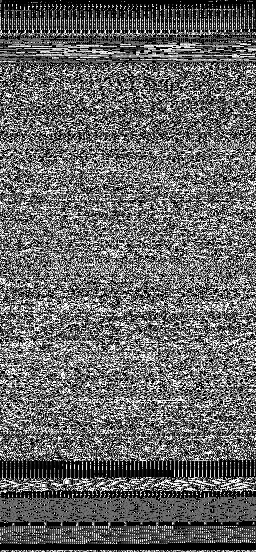
#> input picture GistDescriptor/Image/zeusbin_00e9eca960d69264c215d5f989d391dc.ex0.png, 256 x 552 px
$ python computeFeature.py Image/zeusbin_00e9eca960d69264c215d5f989d391dc.ex0.png   (Python 2 division)
#> lines starting #> are read from the running program, lines starting #| are printed output that depends on the picture
import sys, Image,leargist

def computeFeature(filename):
   im = Image.open(filename);
#> im is the input picture: PIL image 256x552 L; min 0, max 255, mean 102.1
   im1 = im.resize((64,64)); # for faster computation
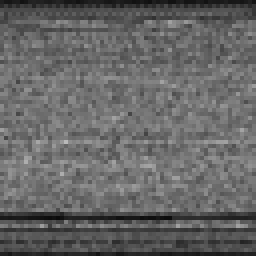
#> im1: PIL image 64x64 L (shown 4 times larger); min 11, max 185, mean 102
   des = leargist.color_gist(im1); # 960 values
   feature = des[0:320]; # since the image is grayscale, we need only first 320 values

if __name__ == '__main__':
   print 'Filename:' + sys.argv[1];
   filename = sys.argv[1];

   computeFeature(filename);
#> (the call stopped at in computeFeature, `des = leargist.color_gist(im1);`: leargist is not available in this run)
   print 'Finished !';


$ run again, on GistDescriptor/Image/zeusbin_09c6f5f3620a469d6691ba85c3b38c4b.ex0.png
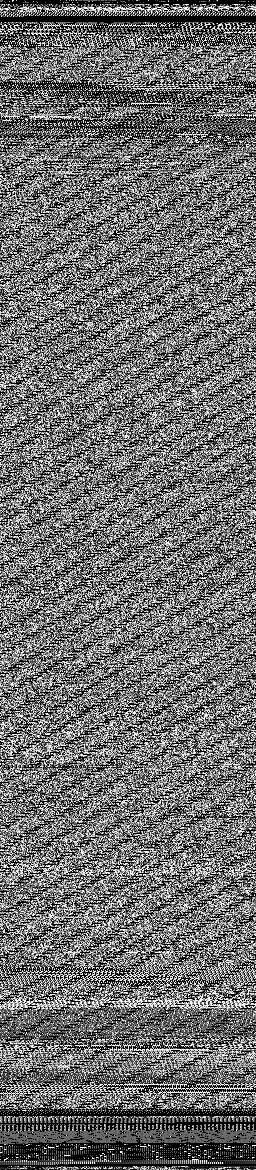
#> input picture GistDescriptor/Image/zeusbin_09c6f5f3620a469d6691ba85c3b38c4b.ex0.png, 256 x 1170 px
#> in computeFeature, im is the input picture: PIL image 256x1170 L; min 0, max 255, mean 109.9
#> in computeFeature, `im1 = im.resize((64,64));`:
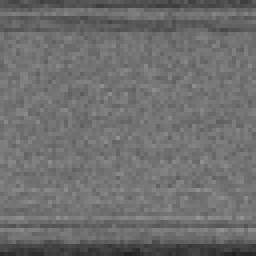
#> im1: PIL image 64x64 L (shown 4 times larger); min 31, max 148, mean 110.2

$ run again, on GistDescriptor/Image/zeusbin_0a64f9e0e3751f1c931149c54a19c707.ex0.png
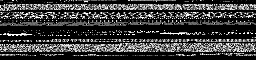
#> input picture GistDescriptor/Image/zeusbin_0a64f9e0e3751f1c931149c54a19c707.ex0.png, 256 x 60 px
#> in computeFeature, im is the input picture: PIL image 256x60 L; min 0, max 255, mean 61.6
#> in computeFeature, `im1 = im.resize((64,64));`:
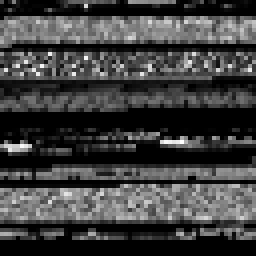
#> im1: PIL image 64x64 L (shown 4 times larger); min 0, max 255, mean 62.6

$ run again, on GistDescriptor/Image/zeusbin_0eef8f61aaae036feaccf53c9c542189.ex0.png
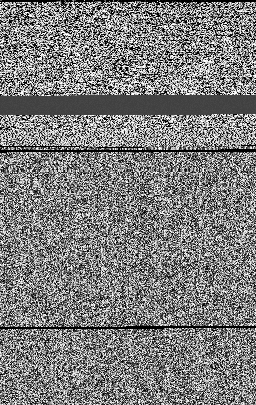
#> input picture GistDescriptor/Image/zeusbin_0eef8f61aaae036feaccf53c9c542189.ex0.png, 256 x 405 px
#> in computeFeature, im is the input picture: PIL image 256x405 L; min 0, max 255, mean 125.3
#> in computeFeature, `im1 = im.resize((64,64));`:
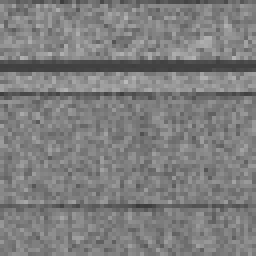
#> im1: PIL image 64x64 L (shown 4 times larger); min 58, max 185, mean 125.5
